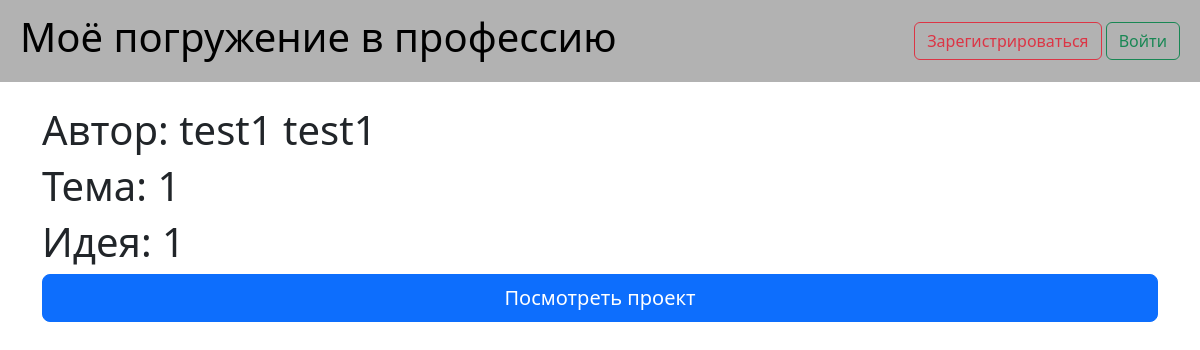
The app's page /project/1 with its own data.
### data/users.py (models this page shows, shortened)
class User(SQL_BASE, UserMixin):
    __tablename__ = 'users'
    id = sql.Column(sql.Integer, primary_key=True, autoincrement=True)
    login = sql.Column(sql.String, nullable=False)
    surname = sql.Column(sql.String, nullable=False)
    name = sql.Column(sql.String, nullable=False)
    patronymic = sql.Column(sql.String, nullable=True)
    grade = sql.Column(sql.String, nullable=False)
    password = sql.Column(sql.String, nullable=True)
    access_level = sql.Column(sql.Integer, nullable=False)
    projects = orm.relation("Project", back_populates="user")

### data/projects.py (models this page shows)
class Project(SQL_BASE):
    __tablename__ = "projects"
    id = sql.Column(sql.Integer, primary_key=True, autoincrement=True)
    title = sql.Column(sql.String, nullable=False)
    idea = sql.Column(sql.String, nullable=False)
    presentation = sql.Column(sql.String, nullable=False)  # TODO: оценки проекта
    user_id = sql.Column(sql.Integer, sql.ForeignKey("users.id"))
    user = orm.relation("User")

### main.py (the view)
@app.route("/project/<int:id>")
def project_watch(id):
    session = db_session.create_session()
    project = session.query(projects.Project).filter(projects.Project.id == id).first()
    if project is None:
        return render_template("project_not_found.html")
    user = session.query(users.User).filter(users.User.id == project.user_id).first()
    params = {"project": project, "user": user}
    if project:
        return render_template("project.html", **params)

### data/db_session.py (called while the page is built)
def create_session():
    global __factory
    return __factory()

### templates/project.html (shortened to what this page needs)
<!DOCTYPE html>
<html lang="en">
<head>
    <link rel="stylesheet"
          href="https://stackpath.bootstrapcdn.com/bootstrap/4.4.1/css/bootstrap.min.css"
>
</head>
<body>
    {% extends "base.html" %}
    {% block content %}<br>
    <h1>Автор: {{user.surname}} {{user.name}} {{user.patronymic}}</h1>
    <h1>Тема: {{project.title}}</h1>
    <h1>Идея: {{project.idea}}</h1>
    <a type="button" class="btn btn-primary btn-lg btn-block" href="{{project.presentation}}">Посмотреть проект</a>
    {% endblock %}

### records on screen
User: surname "test1", name "test1"
Project: title "1", idea "1"
